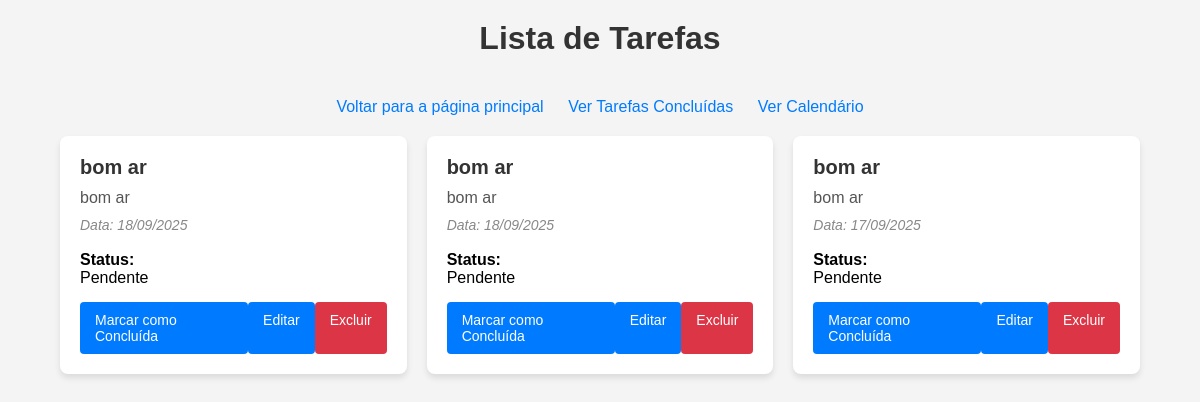
/tasks, run on an earlier commit of the app's database.
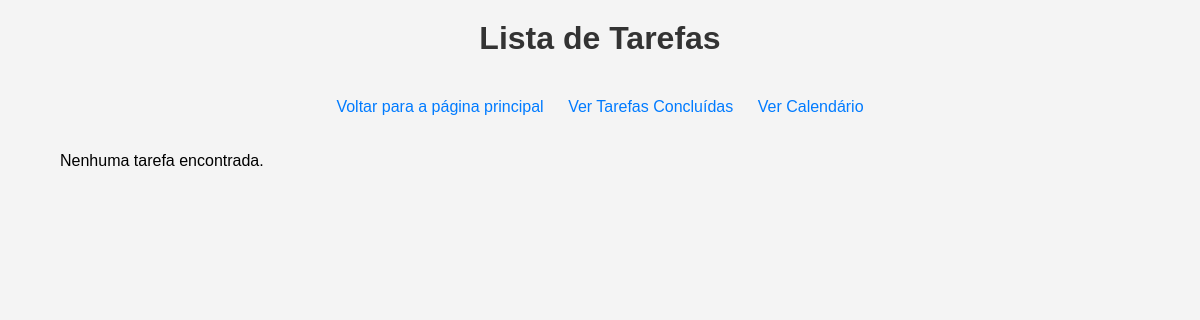
And on a later commit of the database.
### app/models/task.py (models this page shows, shortened)
class Task(db.Model):
    id = db.Column(db.Integer, primary_key=True)
    title = db.Column(db.String(100), nullable=False)
    description = db.Column(db.String(200), nullable=True)
    date = db.Column(db.DateTime, nullable=True)
    done = db.Column(db.Boolean, default=False)
    done_comment = db.Column(db.String(300), nullable=True)
    user_email = db.Column(db.String(120), nullable=False)

### app/routes/home.py (the view)
@home_bp.route('/tasks')
def list_tasks():
    tasks = Task.query.all()
    return render_template('tasks.html', tasks=tasks)

### app/templates/tasks.html (shortened to what this page needs)
<!DOCTYPE html>
<html lang="pt-br">
  <head>
  </head>
  <body>
    <h1>Lista de Tarefas</h1>
    <div class="links">
      <a href="{{ url_for('home.homepage') }}"
        >Voltar para a página principal</a
      >
      <a href="{{ url_for('home.list_done_tasks') }}">Ver Tarefas Concluídas</a>
      <a href="{{ url_for('home.calendar') }}">Ver Calendário</a>
    </div>
    <div class="tasks-container">
      {% for task in tasks %}
      <div class="task-card">
        <h2>{{ task.title }}</h2>
        <p>{{ task.description }}</p>
        {% if task.date %}
        <em>Data: {{ task.date.strftime('%d/%m/%Y') }}</em>
        {% else %}
        <em>Data: Não especificada</em>
        {% endif %}
        <br />
        {% if task.done %}
        <strong>Status:</strong> Concluída
        <br />
        <strong>Comentário:</strong> {{ task.done_comment or "Nenhum comentário"
        }} {% else %} <strong>Status:</strong> Pendente {% endif %}
        <div class="buttons">
          {% if not task.done %}
          <a href="{{ url_for('home.mark_task_done', id=task.id) }}"
            >Marcar como Concluída</a
          >
          {% endif %}
          <a href="{{ url_for('home.edit_task', id=task.id) }}">Editar</a>
          <a
            href="{{ url_for('home.delete_task', id=task.id) }}"
            class="delete-button"
            >Excluir</a
          >
        </div>
      </div>
      {% else %}
      <p>Nenhuma tarefa encontrada.</p>
      {% endfor %}
    </div>
  </body>
</html>

### app/templates/tasks.html (style rules this page uses)
body { font-family: Arial, sans-serif; background-color: #f4f4f4; margin: 0; padding: 0; display: flex; flex-direction: column; align-items: center; }
h1 { margin-top: 20px; color: #333; }
.links { margin: 20px 0; }
.links a { text-decoration: none; color: #007bff; margin: 0 10px; font-size: 16px; }
.tasks-container { display: grid; grid-template-columns: repeat(auto-fit, minmax(300px, 1fr)); gap: 20px; width: 90%; max-width: 1200px; margin-bottom: 20px; }

What changed in the data, as far as the page shows it:
removed Task: title "bom ar", description "bom ar", date "18/09/2025", shows "Status:", done "Pendente"
removed Task: title "bom ar", description "bom ar", date "18/09/2025", shows "Status:", done "Pendente"
removed Task: title "bom ar", description "bom ar", date "17/09/2025", shows "Status:", done "Pendente"
Also different on the page:
text now shown: "Nenhuma tarefa encontrada."
